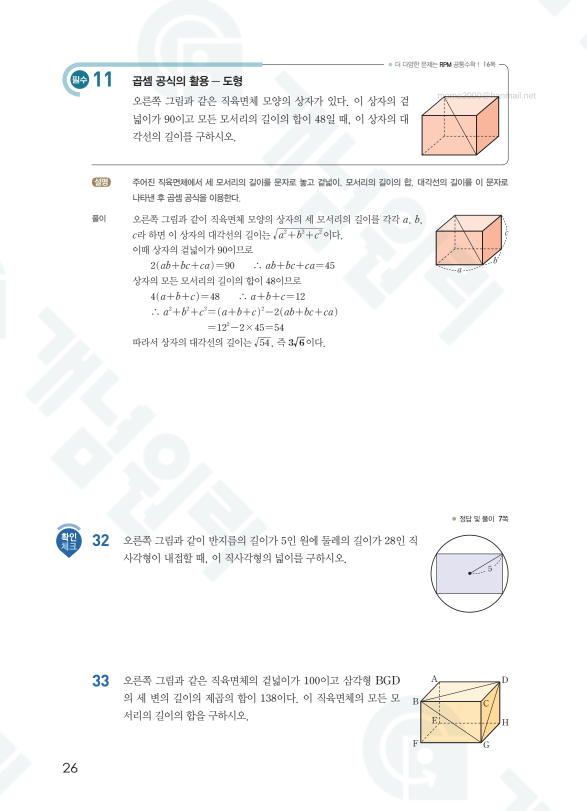
#> input picture ocr-tests/taxonomy/step8-18/pages/page-026.png, 1173 x 1622 px (shown at 1/2 size)
$ python -i extract-ssen-type-headings.py   (imports and definitions only)
#> lines starting #> are read from the running program, lines starting #| are printed output that depends on the picture; after the words box and inside, x2 and y2 are one past the last pixel; in counts of white or black regions, pixels touching at a corner belong together
#> further down, picture is the input picture: PIL image 1173x1622 RGB; mean R, G, B 248.8, 248.5, 248.2
#!/usr/bin/env python3
"""Extract 쎈 유형/개념 heading pills from page PNGs. Local cache only. Never writes OCR to the DB."""
from __future__ import annotations

import json
import os
import subprocess
import sys
from collections import deque
from pathlib import Path

from PIL import Image, ImageOps
import numpy as np

ROOT = Path(__file__).resolve().parents[1]
PAGES_DIR = ROOT / ".ocr-temp" / "step8-39" / "pages"
OUT_PATH = ROOT / "ocr-tests" / "taxonomy" / "ssen-classify" / "page-headings.json"


# [58 lines left out: functions hsv, connected, tess, not called in this run]


def prep_badge(im: Image.Image) -> Image.Image:
    gray = ImageOps.grayscale(im)
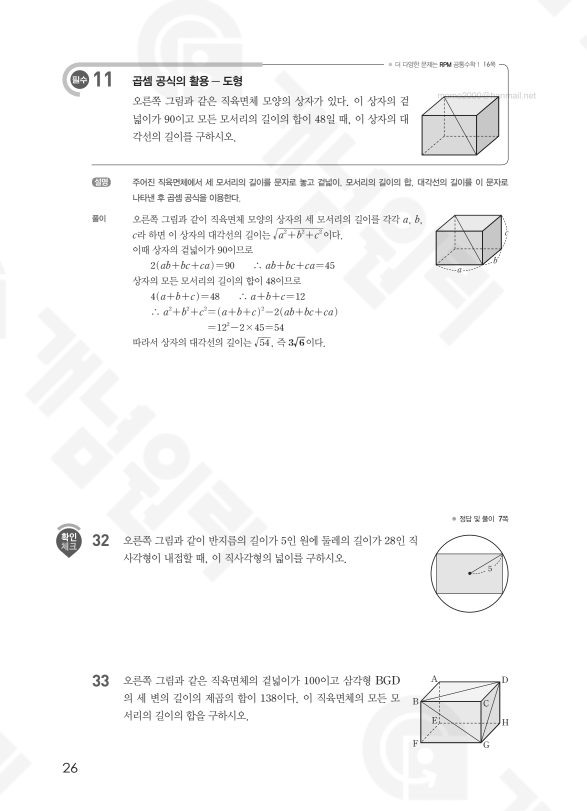
#> gray: PIL image 1173x1622 L (shown at 1/2 size); min 25, max 255, mean 248.5
    gray = gray.resize((gray.width * 4, gray.height * 4), Image.Resampling.LANCZOS)
#> gray: PIL image 4692x6488 L
    gray = ImageOps.invert(gray)
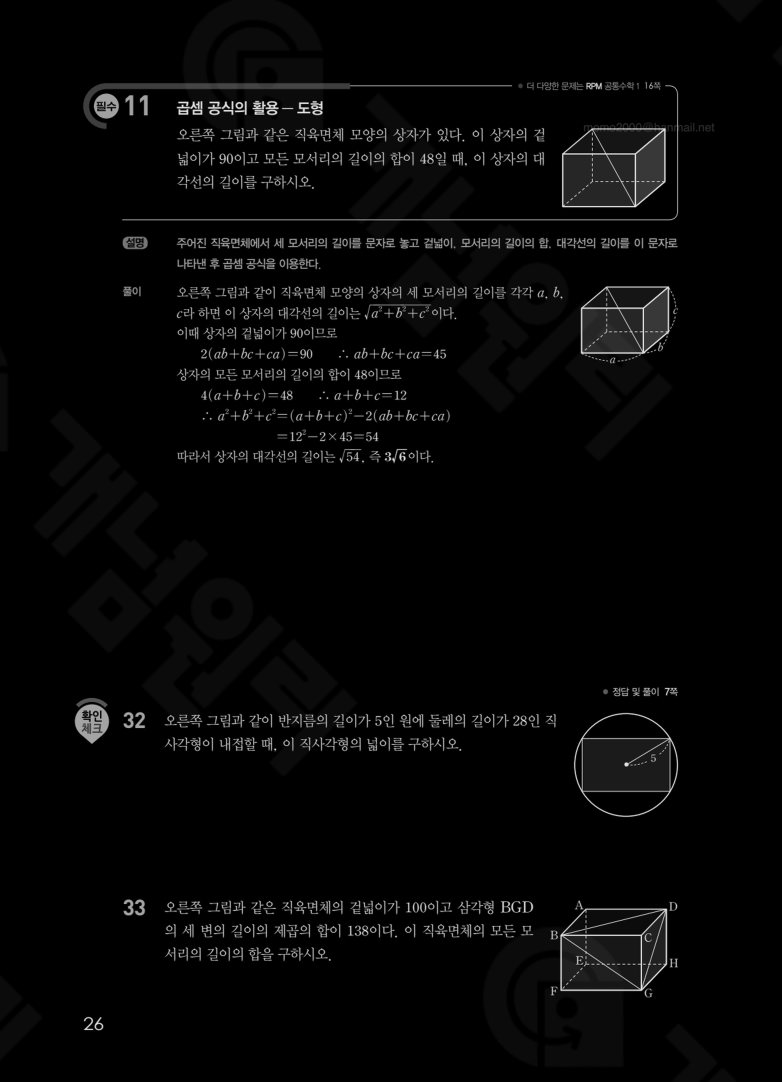
#> gray: PIL image 4692x6488 L (shown at 1/6 size); min 0, max 255, mean 6.6
    gray = ImageOps.autocontrast(gray)
    return gray.point(lambda x: 0 if x < 140 else 255)
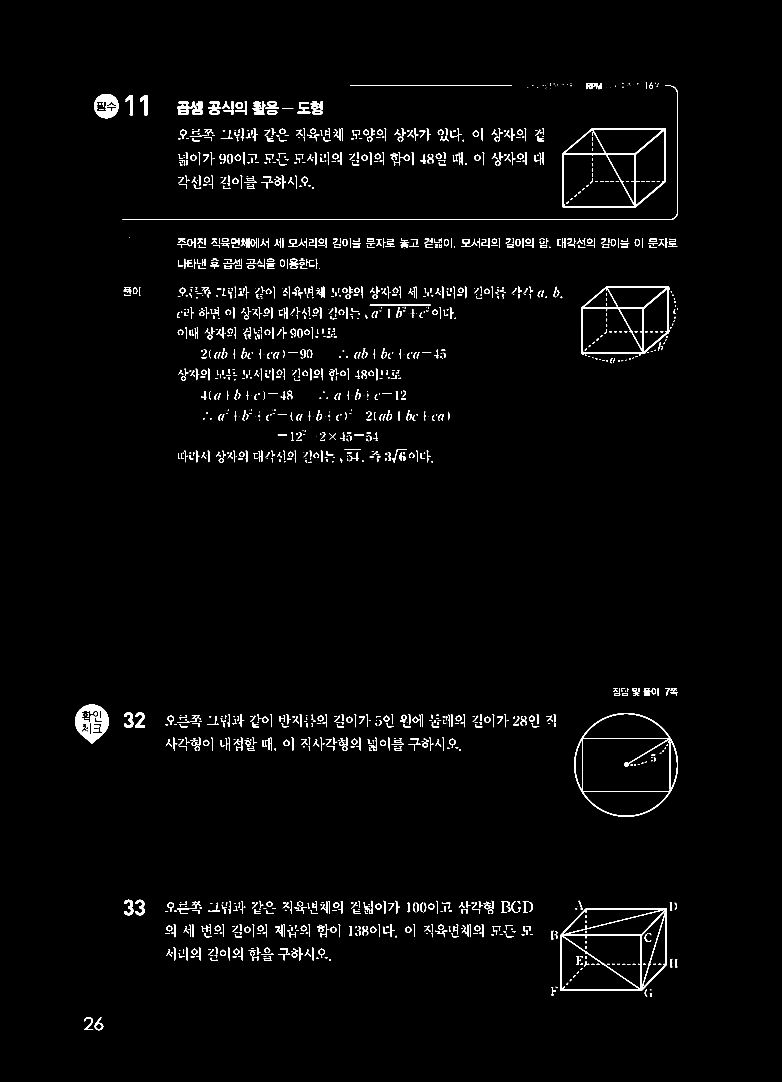
#> returned value: PIL image 4692x6488 L (shown at 1/6 size); 1.5% white; 1866 white regions (239 under 20 px), largest, box (x1, y1, x2, y2) and area: (3363, 5452, 4002, 5945) 28880, (451, 4228, 652, 4461) 23622, (3373, 770, 3994, 1244) 23009


# [94 lines left out: functions prep_title, is_pill, extract_page, main, not called in this run]


# [2 lines not run here, left out]

>>> from PIL import Image
>>> picture = Image.open('../ocr-tests/taxonomy/step8-18/pages/page-026.png')
>>> result = prep_badge(picture)

$ run again, on ocr-tests/taxonomy/step8-18/pages/page-198.png
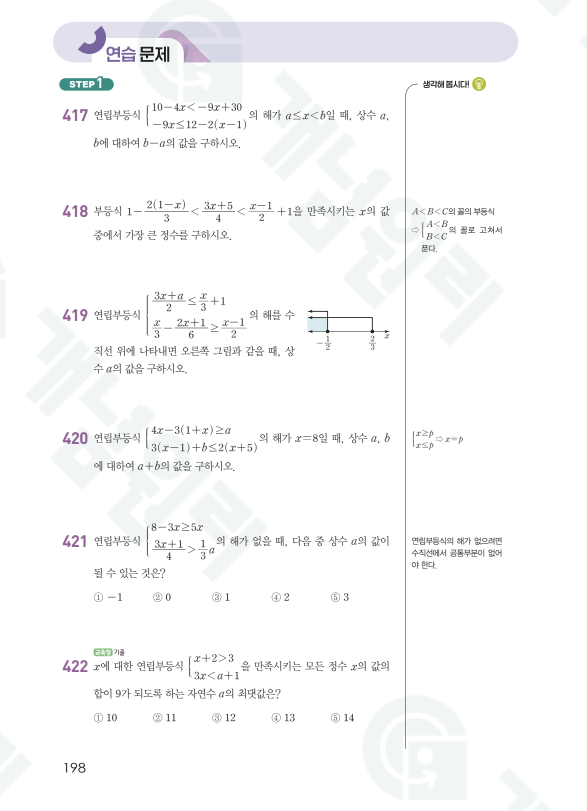
#> input picture ocr-tests/taxonomy/step8-18/pages/page-198.png, 1173 x 1622 px (shown at 1/2 size)
#> picture is the input picture: PIL image 1173x1622 RGB; mean R, G, B 249.1, 249.2, 249.9
#> in prep_badge, `gray = ImageOps.invert(gray)`:
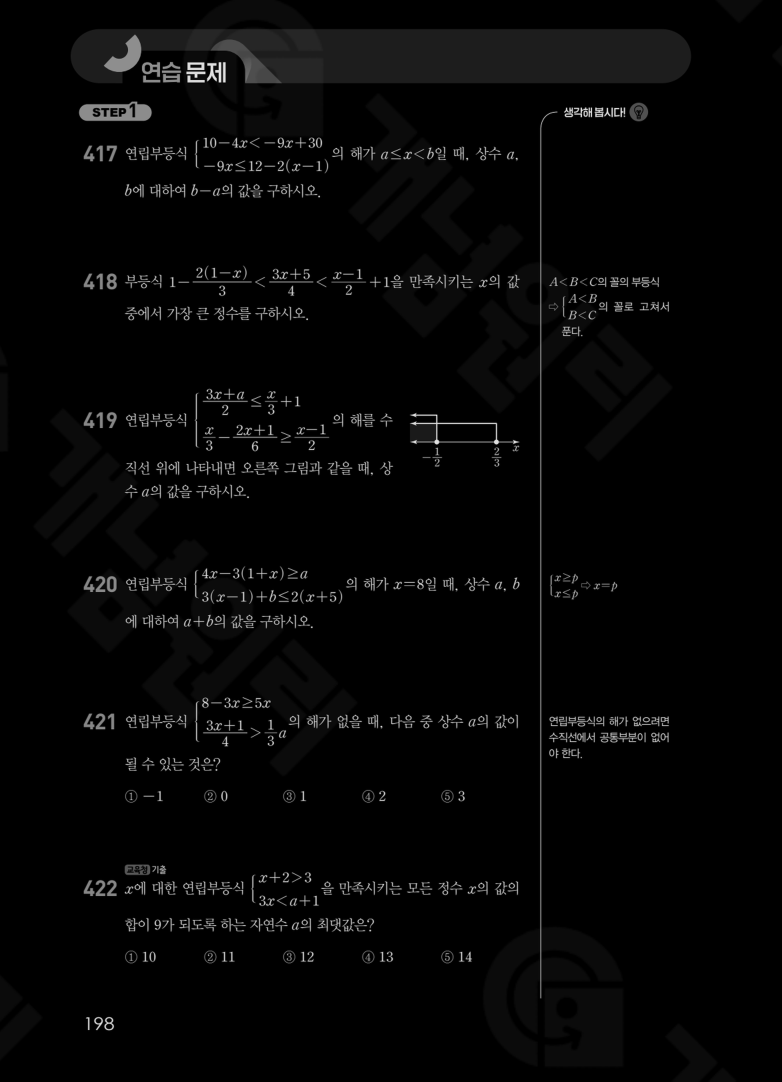
#> gray: PIL image 4692x6488 L (shown at 1/6 size); min 0, max 255, mean 5.9
#> in prep_badge, `return gray.point(lambda x: 0 if x < 140 else 255)`:
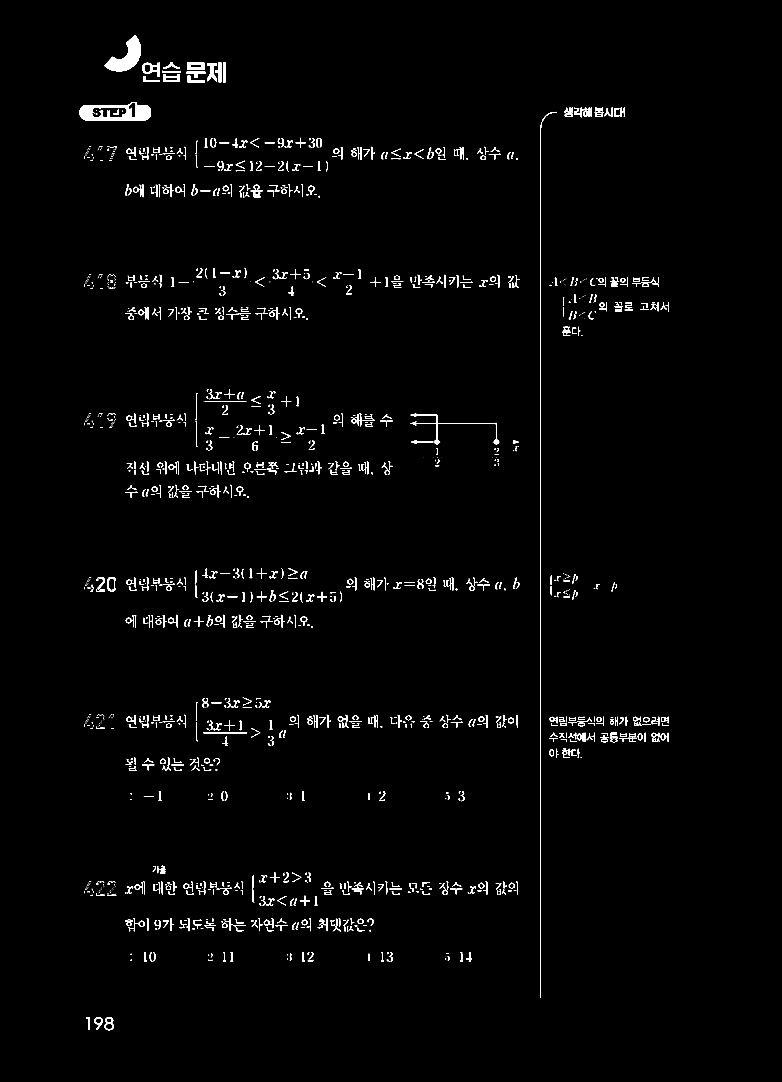
#> returned value: PIL image 4692x6488 L (shown at 1/6 size); 1.1% white; 1944 white regions (566 under 20 px), largest, box (x1, y1, x2, y2) and area: (482, 613, 902, 722) 21222, (626, 210, 845, 430) 20946, (3244, 672, 3336, 5987) 10889

$ run again, on ocr-tests/taxonomy/step8-18/pages/page-239.png
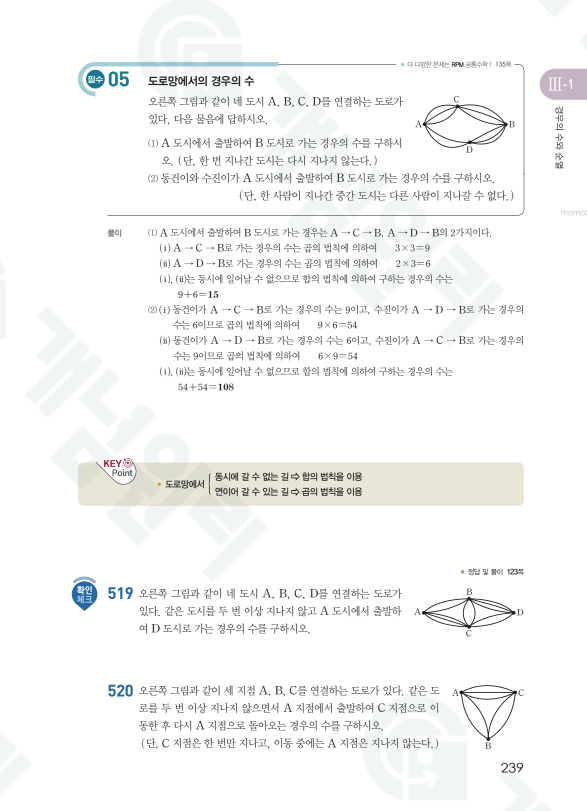
#> input picture ocr-tests/taxonomy/step8-18/pages/page-239.png, 1173 x 1622 px (shown at 1/2 size)
#> picture is the input picture: PIL image 1173x1622 RGB; mean R, G, B 246.4, 246.7, 246.5
#> in prep_badge, `gray = ImageOps.invert(gray)`:
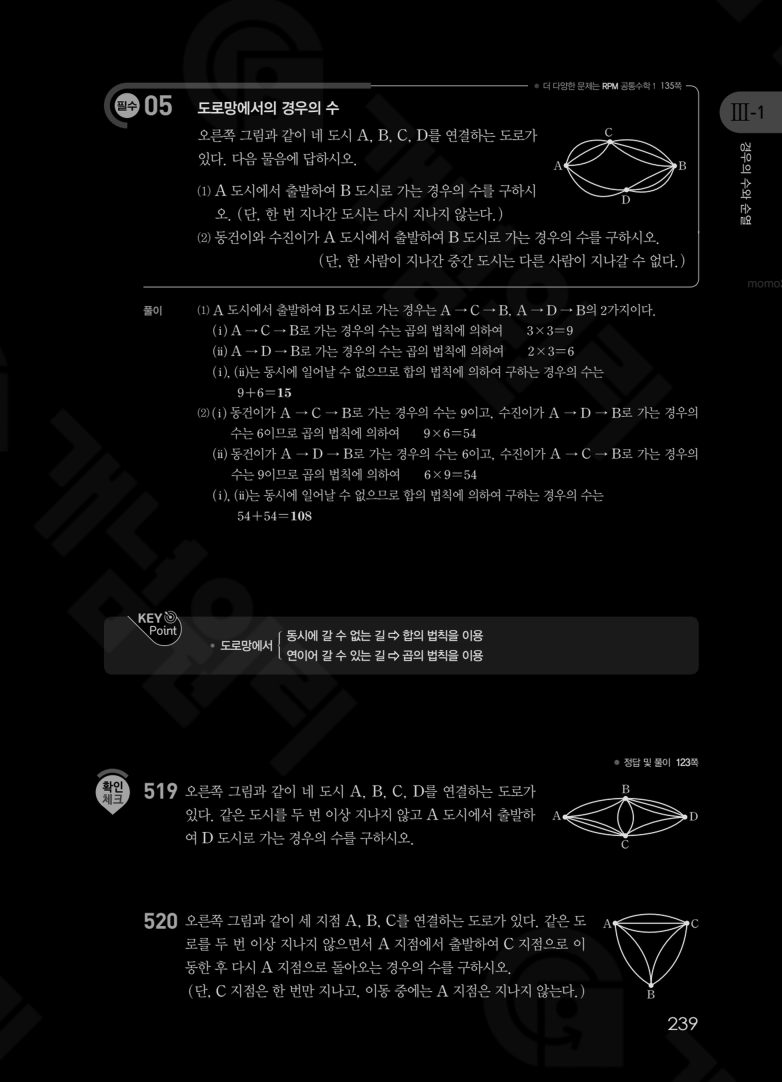
#> gray: PIL image 4692x6488 L (shown at 1/6 size); min 0, max 255, mean 8.6
#> in prep_badge, `return gray.point(lambda x: 0 if x < 140 else 255)`:
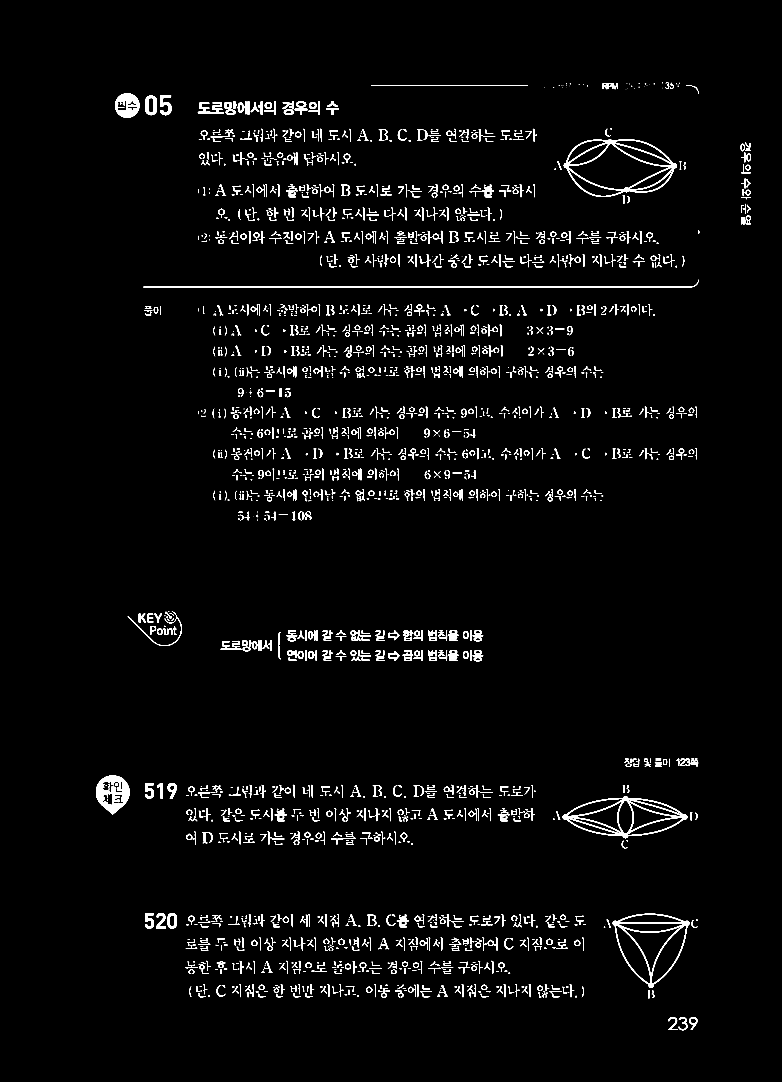
#> returned value: PIL image 4692x6488 L (shown at 1/6 size); 2% white; 2718 white regions (341 under 20 px), largest, box (x1, y1, x2, y2) and area: (3376, 4776, 4124, 5029) 26440, (3383, 836, 4061, 1182) 25482, (576, 4653, 777, 4886) 23383
